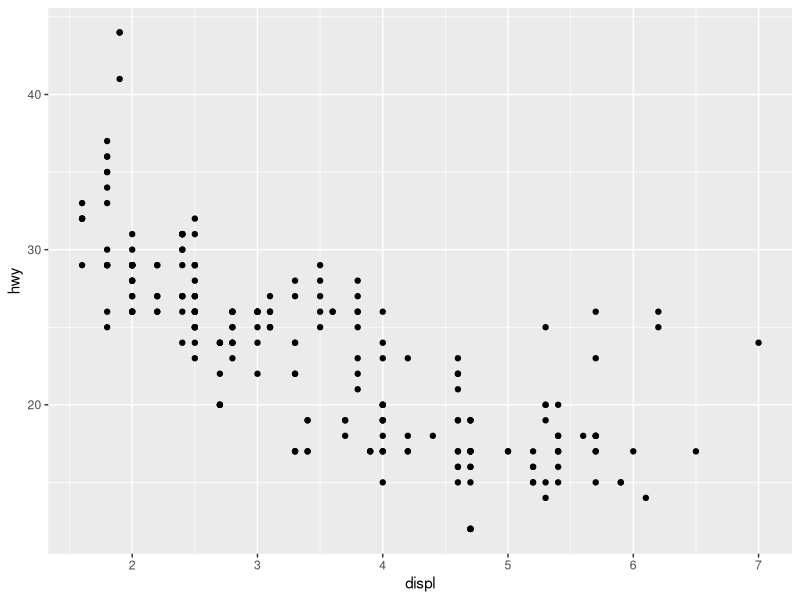
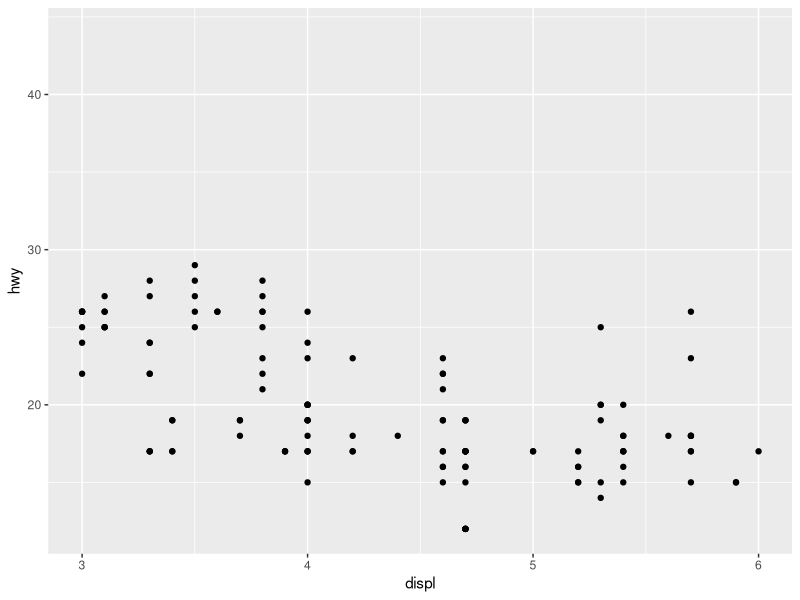
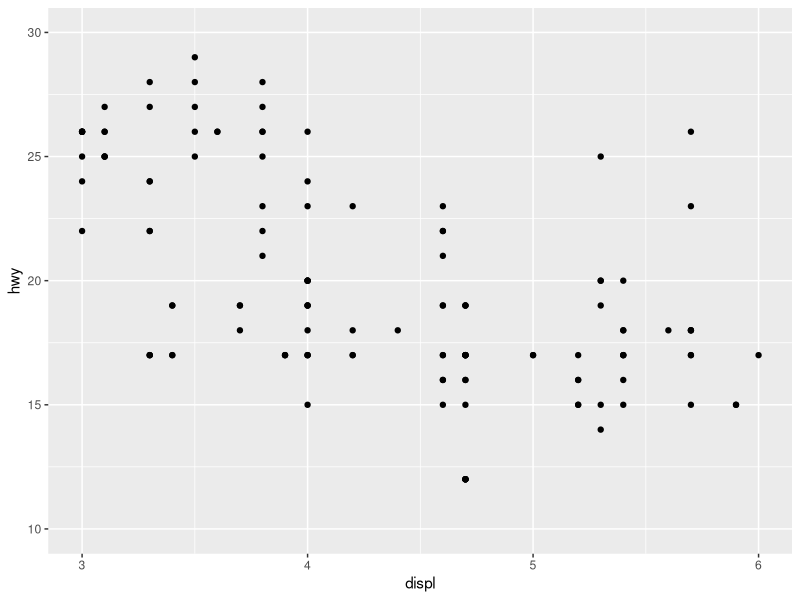
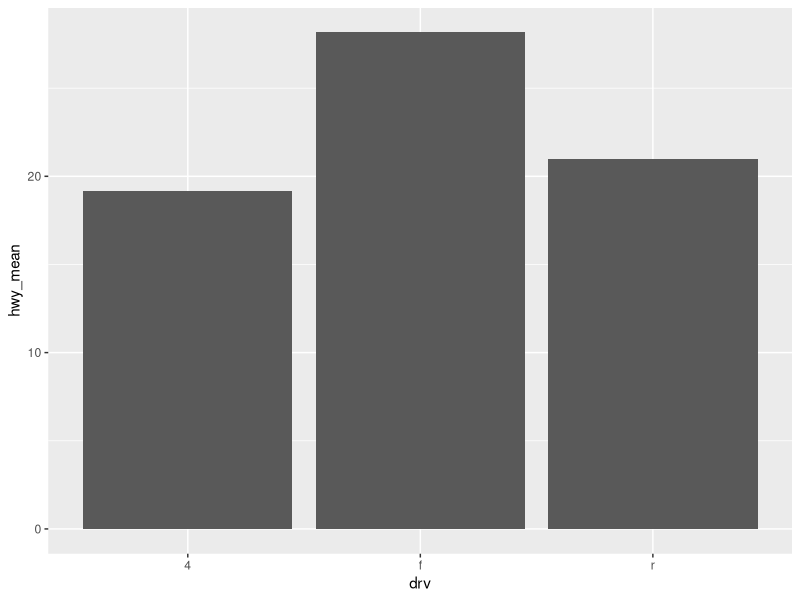
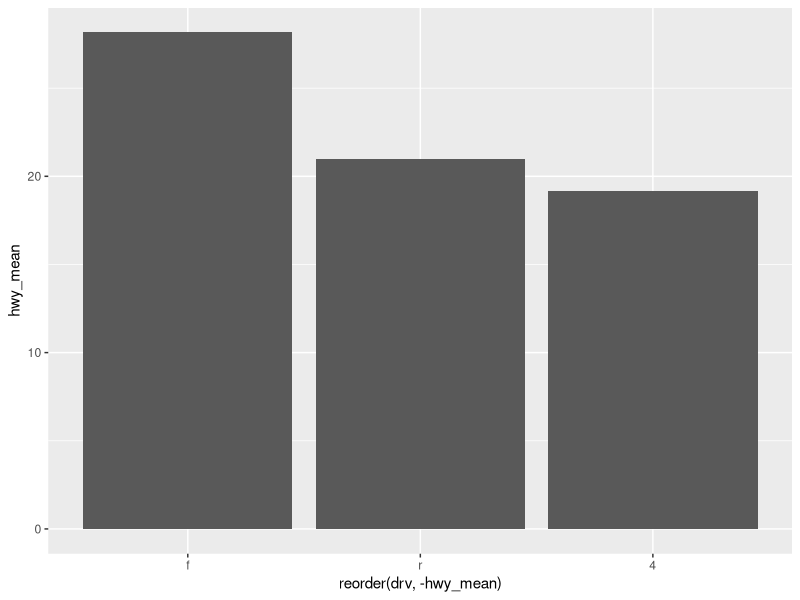
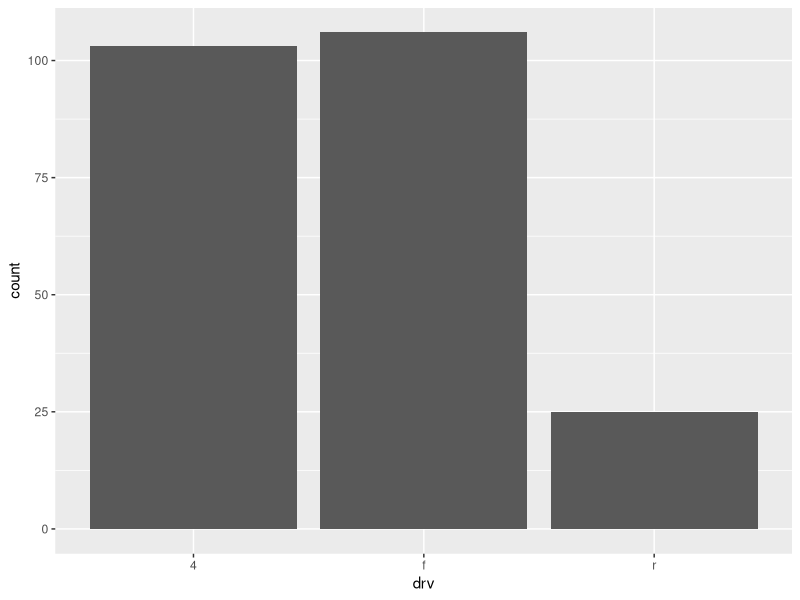
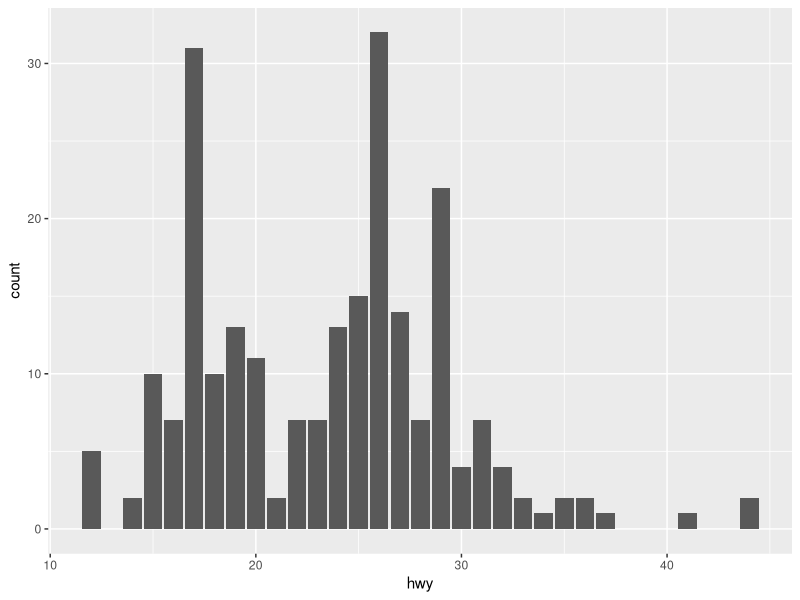

The R source for these figures, in order:
library(ggplot2)
mpg <- as.data.frame(ggplot2::mpg)
ggplot(data = mpg, aes(x = displ, y = hwy)) + geom_point()

ggplot(data = mpg, aes(x = displ, y = hwy)) + geom_point() + xlim(3, 6)

ggplot(data = mpg, aes(x = displ, y = hwy)) + 
  geom_point() +
  xlim(3, 6) +
  ylim(10, 30)

library(dplyr)

mpg_df <- mpg %>% 
  group_by(drv) %>% 
  summarise(hwy_mean = mean(hwy))

ggplot(data = mpg_df, aes(x = drv, y = hwy_mean)) + geom_col()
ggplot(data = mpg_df, aes(x = reorder(drv, -hwy_mean), y = hwy_mean)) + geom_col()


ggplot(data = mpg, aes(x = drv)) + geom_bar()

ggplot(data = mpg, aes(x = hwy)) + geom_bar()
